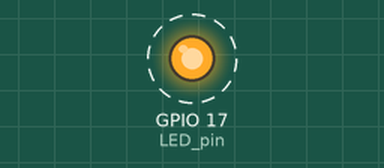
The program below on a simulated Raspberry Pi (BCM pin numbers). On the bench: output pins drawn as LEDs (lit = HIGH). Dashed ring = blinking.

Above: at 0.5 s.
Timing chart, 0 to 4.6 s (numbered marks = the images above):
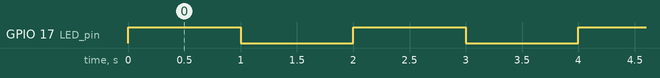

The program:

raspi_2_auto.py
```python
#
#      공대선배 라즈베리파이썬 부팅시 파이썬 자동실행 방법
#      youtube 바로가기: https://www.youtube.com/c/공대선배
#      LED를 1초마다 켜고 끄는 코드

# git config --list : git 정보 확인
# vscode로 git push 실패 -> VNC Viewer로 파일 끌어다 직접올리기
# 터미널에서 opencv 버젼 확인 : python3 -> import cv2 -> cv2.__version__
# 가상환경에서 실행하는 경로 : /home/pi/cctv_project/gdsb_env/bin/python3.9 /home/pi/cctv_project/raspi#2_auto.py

import RPi.GPIO as GPIO     # 라즈베리파이 GPIO 관련 모듈을 불러옴
import time                 # 시간관련 모듈을 불러옴

GPIO.setmode(GPIO.BCM)      # GPIO 핀들의 번호를 지정하는 규칙 설정

### 이부분은 아두이노 코딩의 setup()에 해당합니다
LED_pin = 17                  # LED 핀은 라즈베리파이 GPIO 17번핀으로
GPIO.setup(LED_pin, GPIO.OUT)   # LED 핀을 출력으로 설정

### 이부분은 아두이노 코딩의 loop()에 해당합니다
try:                                    # 이 try 안의 구문을 먼저 수행하고
    while True:                         # 무한루프 시작: 아두이노의 loop()와 같음
        GPIO.output(LED_pin, GPIO.HIGH) # LED 핀에 HIGH 신호 인가(LED 켜짐)
        time.sleep(1)                   # 1초간 대기 : 아두이노의 delay(1000)과 같음
        GPIO.output(LED_pin, GPIO.LOW)  # LED 핀에 LOW 신호 인가(LED 꺼짐)
        time.sleep(1)                   # 1초간 대기

### 이부분은 반드시 추가해주셔야 합니다.
finally:                                # try 구문이 종료되면
    GPIO.cleanup()                      # GPIO 핀들을 초기화


# 부팅시 자동으로 프로그램 실행되게 하는 방법.
# 복잡한 프로그램일때는 time.sleep(10)등을 추가해서 다른 장비들이 모두 연결 된 후 실행하도록 한다.
# 참고 : https://m.blog.naver.com/emperonics/221770579539

# 방법 1 : rc.local 방법 - 주의!!! 코드에 에러가 있을시 부팅이 안됨.
# 1. VSCode에서 실행할 python 파일을 실행
# 2. 실행 터미널 옆의 명령어를 그대로 복사하여 메모장에 저장
# 3. 라즈베리파이에 원격(혹은 ssh)로 접속
# 4. 터미널을 열고, sudo nano /etc/rc.local 입력
# 5. 맨 하단 exit 0 바로 윗줄에 복사해둔 명령어를 붙여넣고 끝에 &를 붙임
'''
fi
/home/pi/cctv_project/gdsb_env/bin/python3.9 /home/pi/cctv_project/raspi#2_auto.py&
exit 0
'''
# 6. 다시 실행하여 확인


# 방법 2 : .bashrc 방법 - 부팅시 뿐아니라 새로운 터미널이 열리거나 ssh 연결이 들어올때도 실행된다.
# sudo nano /home/pi/.bashrc
# 마지막 줄에 실행하고자 하는 파일과 명령어를 입력
# echo Running at boot 라는 메시지가 먼저 뜨고 다음에 프로그램 실행

'''
fi

echo Runnig at boot
sudo /home/pi/cctv_project/gdsb_env/bin/python3.9 /home/pi/cctv_project/raspi#2_auto.py
'''

# echo로 Running at boot 라는 메시지가 먼저 뜨고 다음에 프로그램 실행하도록 코딩한 것. 지워도 상관 없다.


# 방법 3 : lxterminal로 자동 부팅시 터미널을 실행시키는 방법
# sudo nano /etc/xdg/lxsession/LXDE-pi/autostart
# 마지막 줄에 @lxterminal - e 와 부팅시 터미널에서 실행하고자 하는 파일과 명령어 입력

'''
@lxpanel --profile LXDE-pi
@pcmanfm --desktop --profile LXDE-pi
@xscreensaver -no-splash
@lxterminal -e python3 /home/pi/auto.py
'''
 
```

Measured:
- by itself, GPIO 17 (LED_pin): alternates HIGH for 1.0 s and LOW for 1.0 s
